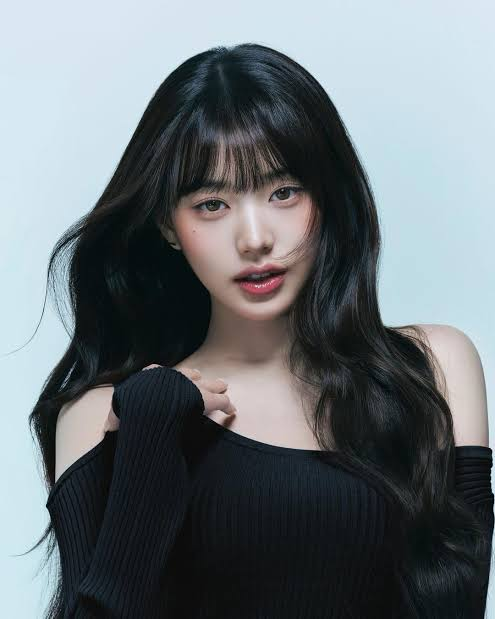
#> input picture raspberry/opencv/res/images.jpeg, 495 x 619 px
$ python crop_1.py
#> lines starting #> are read from the running program, lines starting #| are printed output that depends on the picture
import cv2
import numpy as np

img = cv2.imread("res/images.jpeg")
#> img is the input picture: shape (619, 495, 3); mean B, G, R 118.3, 114, 106.6


cropped = img[50:450, 100:400]
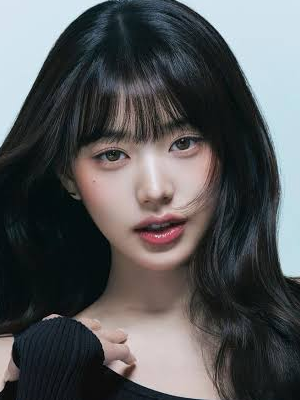
#> cropped: shape (400, 300, 3); mean B, G, R 88.5, 87, 85.8

resized = cv2.resize(cropped, (450,600))

cv2.imshow("origin", img)
cv2.imshow("cropped", cropped)
cv2.imshow("resized", resized)

cv2.waitKey(0)

#> (the run stopped early here; a loop or call above may not have finished)
